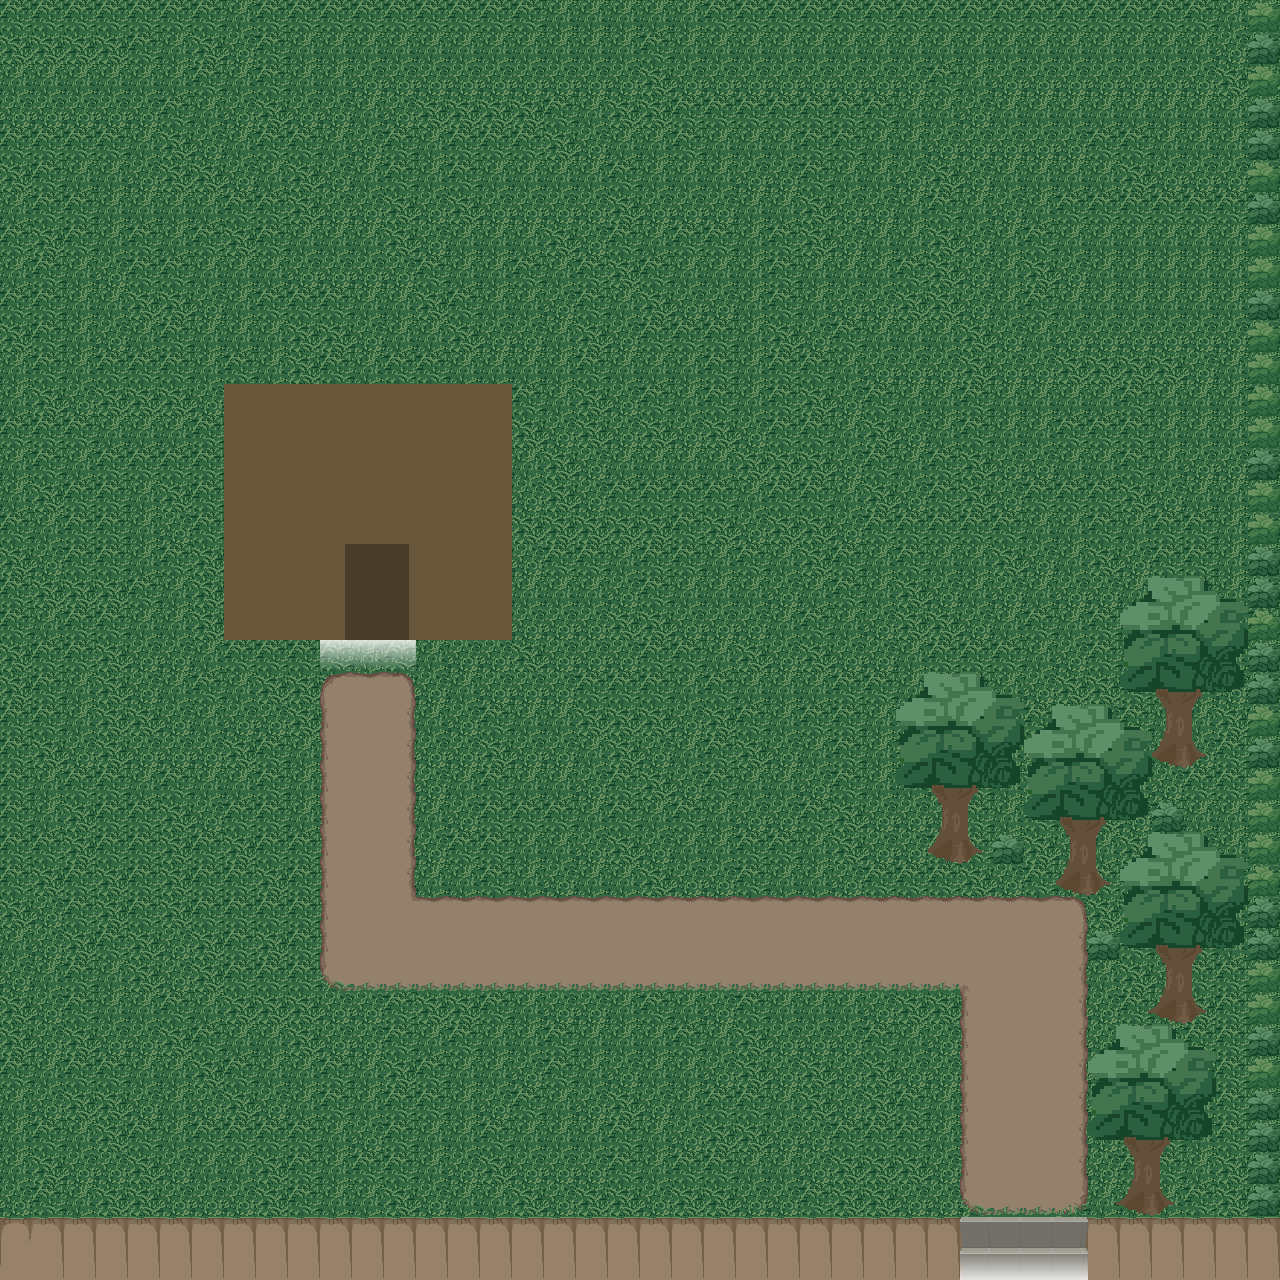

Below is a game level as drawn by its tile map, then a one-line description and the .tmx that defines it (tile-layer data replaced by summaries):
An orthogonal 40x40 tile map with 32x32 px tiles, 5 tile layers (herbe, collisions, path, versMaisonGM, ...).

<map version="1.9" tiledversion="1.9.2" orientation="orthogonal" renderorder="right-down" width="40" height="40" tilewidth="32" tileheight="32" infinite="0" nextlayerid="6" nextobjectid="1">
 <editorsettings>
  <export target="map_foret.json" format="json" />
 </editorsettings>
 <tileset firstgid="1" name="tileset_foret" tilewidth="32" tileheight="32" tilecount="196" columns="14">
  <image source="../tileset_foret.png" width="448" height="448" />
  <tile id="5">
   <properties>
    <property name="estSolide" type="bool" value="true" />
   </properties>
  </tile>
  <tile id="19">
   <properties>
    <property name="estSolide" type="bool" value="true" />
   </properties>
  </tile>
  <tile id="42">
   <properties>
    <property name="estSolide" type="bool" value="true" />
   </properties>
  </tile>
  <tile id="43">
   <properties>
    <property name="estSolide" type="bool" value="true" />
   </properties>
  </tile>
  <tile id="56">
   <properties>
    <property name="estSolide" type="bool" value="true" />
   </properties>
  </tile>
  <tile id="57">
   <properties>
    <property name="estSolide" type="bool" value="true" />
   </properties>
  </tile>
  <tile id="70">
   <properties>
    <property name="estSolide" type="bool" value="true" />
   </properties>
  </tile>
  <tile id="71">
   <properties>
    <property name="estSolide" type="bool" value="true" />
   </properties>
  </tile>
  <tile id="84">
   <properties>
    <property name="estSolide" type="bool" value="true" />
   </properties>
  </tile>
  <tile id="85">
   <properties>
    <property name="estSolide" type="bool" value="true" />
   </properties>
  </tile>
  <tile id="86">
   <properties>
    <property name="estSolide" type="bool" value="true" />
   </properties>
  </tile>
  <tile id="87">
   <properties>
    <property name="estSolide" type="bool" value="true" />
   </properties>
  </tile>
  <tile id="88">
   <properties>
    <property name="sortie" type="bool" value="true" />
   </properties>
  </tile>
  <tile id="89">
   <properties>
    <property name="estSolide" type="bool" value="true" />
   </properties>
  </tile>
  <tile id="90">
   <properties>
    <property name="estSolide" type="bool" value="true" />
   </properties>
  </tile>
  <tile id="91">
   <properties>
    <property name="estSolide" type="bool" value="true" />
   </properties>
  </tile>
  <tile id="92">
   <properties>
    <property name="estSolide" type="bool" value="true" />
   </properties>
  </tile>
  <tile id="93">
   <properties>
    <property name="estSolide" type="bool" value="true" />
   </properties>
  </tile>
  <tile id="94">
   <properties>
    <property name="estSolide" type="bool" value="true" />
   </properties>
  </tile>
  <tile id="95">
   <properties>
    <property name="estSolide" type="bool" value="true" />
   </properties>
  </tile>
  <tile id="96">
   <properties>
    <property name="estSolide" type="bool" value="true" />
   </properties>
  </tile>
  <tile id="97">
   <properties>
    <property name="estSolide" type="bool" value="true" />
   </properties>
  </tile>
  <tile id="98">
   <properties>
    <property name="estSolide" type="bool" value="true" />
   </properties>
  </tile>
  <tile id="99">
   <properties>
    <property name="estSolide" type="bool" value="true" />
   </properties>
  </tile>
  <tile id="100">
   <properties>
    <property name="estSolide" type="bool" value="true" />
   </properties>
  </tile>
  <tile id="101">
   <properties>
    <property name="estSolide" type="bool" value="true" />
   </properties>
  </tile>
  <tile id="103">
   <properties>
    <property name="estSolide" type="bool" value="true" />
   </properties>
  </tile>
  <tile id="104">
   <properties>
    <property name="estSolide" type="bool" value="true" />
   </properties>
  </tile>
  <tile id="105">
   <properties>
    <property name="estSolide" type="bool" value="true" />
   </properties>
  </tile>
  <tile id="106">
   <properties>
    <property name="estSolide" type="bool" value="true" />
   </properties>
  </tile>
  <tile id="107">
   <properties>
    <property name="estSolide" type="bool" value="true" />
   </properties>
  </tile>
  <tile id="108">
   <properties>
    <property name="estSolide" type="bool" value="true" />
   </properties>
  </tile>
  <tile id="109">
   <properties>
    <property name="estSolide" type="bool" value="true" />
   </properties>
  </tile>
  <tile id="110">
   <properties>
    <property name="estSolide" type="bool" value="true" />
   </properties>
  </tile>
  <tile id="111">
   <properties>
    <property name="estSolide" type="bool" value="true" />
   </properties>
  </tile>
  <tile id="112">
   <properties>
    <property name="estSolide" type="bool" value="true" />
   </properties>
  </tile>
  <tile id="113">
   <properties>
    <property name="estSolide" type="bool" value="true" />
   </properties>
  </tile>
  <tile id="114">
   <properties>
    <property name="estSolide" type="bool" value="true" />
   </properties>
  </tile>
  <tile id="115">
   <properties>
    <property name="estSolide" type="bool" value="true" />
   </properties>
  </tile>
  <tile id="117">
   <properties>
    <property name="estSolide" type="bool" value="true" />
   </properties>
  </tile>
  <tile id="118">
   <properties>
    <property name="estSolide" type="bool" value="true" />
   </properties>
  </tile>
  <tile id="119">
   <properties>
    <property name="estSolide" type="bool" value="true" />
   </properties>
  </tile>
  <tile id="120">
   <properties>
    <property name="estSolide" type="bool" value="true" />
   </properties>
  </tile>
  <tile id="121">
   <properties>
    <property name="estSolide" type="bool" value="true" />
   </properties>
  </tile>
  <tile id="122">
   <properties>
    <property name="estSolide" type="bool" value="true" />
   </properties>
  </tile>
  <tile id="123">
   <properties>
    <property name="estSolide" type="bool" value="true" />
   </properties>
  </tile>
  <tile id="124">
   <properties>
    <property name="estSolide" type="bool" value="true" />
   </properties>
  </tile>
  <tile id="125">
   <properties>
    <property name="estSolide" type="bool" value="true" />
   </properties>
  </tile>
  <tile id="126">
   <properties>
    <property name="estSolide" type="bool" value="true" />
   </properties>
  </tile>
  <tile id="127">
   <properties>
    <property name="estSolide" type="bool" value="true" />
   </properties>
  </tile>
  <tile id="128">
   <properties>
    <property name="estSolide" type="bool" value="true" />
   </properties>
  </tile>
  <tile id="129">
   <properties>
    <property name="estSolide" type="bool" value="true" />
   </properties>
  </tile>
  <tile id="131">
   <properties>
    <property name="estSolide" type="bool" value="true" />
   </properties>
  </tile>
  <tile id="132">
   <properties>
    <property name="estSolide" type="bool" value="true" />
   </properties>
  </tile>
  <tile id="133">
   <properties>
    <property name="estSolide" type="bool" value="true" />
   </properties>
  </tile>
  <tile id="134">
   <properties>
    <property name="estSolide" type="bool" value="true" />
   </properties>
  </tile>
  <tile id="135">
   <properties>
    <property name="estSolide" type="bool" value="true" />
   </properties>
  </tile>
  <tile id="136">
   <properties>
    <property name="estSolide" type="bool" value="true" />
   </properties>
  </tile>
  <tile id="137">
   <properties>
    <property name="estSolide" type="bool" value="true" />
   </properties>
  </tile>
  <tile id="138">
   <properties>
    <property name="estSolide" type="bool" value="true" />
   </properties>
  </tile>
  <tile id="139">
   <properties>
    <property name="estSolide" type="bool" value="true" />
   </properties>
  </tile>
  <tile id="141">
   <properties>
    <property name="estSolide" type="bool" value="true" />
   </properties>
  </tile>
  <tile id="142">
   <properties>
    <property name="estSolide" type="bool" value="true" />
   </properties>
  </tile>
  <tile id="145">
   <properties>
    <property name="estSolide" type="bool" value="true" />
   </properties>
  </tile>
  <tile id="146">
   <properties>
    <property name="estSolide" type="bool" value="true" />
   </properties>
  </tile>
  <tile id="147">
   <properties>
    <property name="estSolide" type="bool" value="true" />
   </properties>
  </tile>
  <tile id="148">
   <properties>
    <property name="estSolide" type="bool" value="true" />
   </properties>
  </tile>
  <tile id="149">
   <properties>
    <property name="estSolide" type="bool" value="true" />
   </properties>
  </tile>
  <tile id="150">
   <properties>
    <property name="estSolide" type="bool" value="true" />
   </properties>
  </tile>
  <tile id="151">
   <properties>
    <property name="estSolide" type="bool" value="true" />
   </properties>
  </tile>
  <tile id="152">
   <properties>
    <property name="estSolide" type="bool" value="true" />
   </properties>
  </tile>
  <tile id="153">
   <properties>
    <property name="estSolide" type="bool" value="true" />
   </properties>
  </tile>
  <tile id="155">
   <properties>
    <property name="estSolide" type="bool" value="true" />
   </properties>
  </tile>
  <tile id="156">
   <properties>
    <property name="estSolide" type="bool" value="true" />
   </properties>
  </tile>
  <tile id="159">
   <properties>
    <property name="estSolide" type="bool" value="true" />
   </properties>
  </tile>
  <tile id="160">
   <properties>
    <property name="estSolide" type="bool" value="true" />
   </properties>
  </tile>
  <tile id="161">
   <properties>
    <property name="estSolide" type="bool" value="true" />
   </properties>
  </tile>
  <tile id="162">
   <properties>
    <property name="estSolide" type="bool" value="true" />
   </properties>
  </tile>
  <tile id="163">
   <properties>
    <property name="estSolide" type="bool" value="true" />
   </properties>
  </tile>
  <tile id="164">
   <properties>
    <property name="estSolide" type="bool" value="true" />
   </properties>
  </tile>
  <tile id="165">
   <properties>
    <property name="estSolide" type="bool" value="true" />
   </properties>
  </tile>
  <tile id="166">
   <properties>
    <property name="estSolide" type="bool" value="true" />
   </properties>
  </tile>
  <tile id="167">
   <properties>
    <property name="estSolide" type="bool" value="true" />
   </properties>
  </tile>
  <tile id="173">
   <properties>
    <property name="estSolide" type="bool" value="true" />
   </properties>
  </tile>
  <tile id="174">
   <properties>
    <property name="estSolide" type="bool" value="true" />
   </properties>
  </tile>
  <tile id="175">
   <properties>
    <property name="estSolide" type="bool" value="true" />
   </properties>
  </tile>
  <tile id="176">
   <properties>
    <property name="estSolide" type="bool" value="true" />
   </properties>
  </tile>
  <tile id="177">
   <properties>
    <property name="estSolide" type="bool" value="true" />
   </properties>
  </tile>
  <tile id="178">
   <properties>
    <property name="estSolide" type="bool" value="true" />
   </properties>
  </tile>
  <tile id="179">
   <properties>
    <property name="estSolide" type="bool" value="true" />
   </properties>
  </tile>
  <tile id="180">
   <properties>
    <property name="estSolide" type="bool" value="true" />
   </properties>
  </tile>
  <tile id="181">
   <properties>
    <property name="estSolide" type="bool" value="true" />
   </properties>
  </tile>
  <tile id="187">
   <properties>
    <property name="estSolide" type="bool" value="true" />
   </properties>
  </tile>
  <tile id="188">
   <properties>
    <property name="estSolide" type="bool" value="true" />
   </properties>
  </tile>
  <tile id="189">
   <properties>
    <property name="estSolide" type="bool" value="true" />
   </properties>
  </tile>
  <tile id="190">
   <properties>
    <property name="estSolide" type="bool" value="true" />
   </properties>
  </tile>
  <tile id="191">
   <properties>
    <property name="estSolide" type="bool" value="true" />
   </properties>
  </tile>
  <tile id="192">
   <properties>
    <property name="estSolide" type="bool" value="true" />
   </properties>
  </tile>
  <tile id="193">
   <properties>
    <property name="estSolide" type="bool" value="true" />
   </properties>
  </tile>
  <tile id="194">
   <properties>
    <property name="estSolide" type="bool" value="true" />
   </properties>
  </tile>
  <tile id="195">
   <properties>
    <property name="estSolide" type="bool" value="true" />
   </properties>
  </tile>
 </tileset>
 <layer id="1" name="herbe" width="40" height="40">
  <data>[1600 cells, 1600 non-empty, 4 distinct tile ids]</data>
 </layer>
 <layer id="3" name="collisions" width="40" height="40">
  <data>[1600 cells, 293 non-empty, 102 distinct tile ids]</data>
 </layer>
 <layer id="2" name="path" width="40" height="40">
  <data>[1600 cells, 129 non-empty, 17 distinct tile ids]</data>
 </layer>
 <layer id="5" name="versMaisonGM" width="40" height="40">
  <data>[1600 cells, 3 non-empty, 1 distinct tile ids]</data>
 </layer>
 <layer id="4" name="versVille" width="40" height="40">
  <data>[1600 cells, 4 non-empty, 1 distinct tile ids]</data>
 </layer>
</map>
